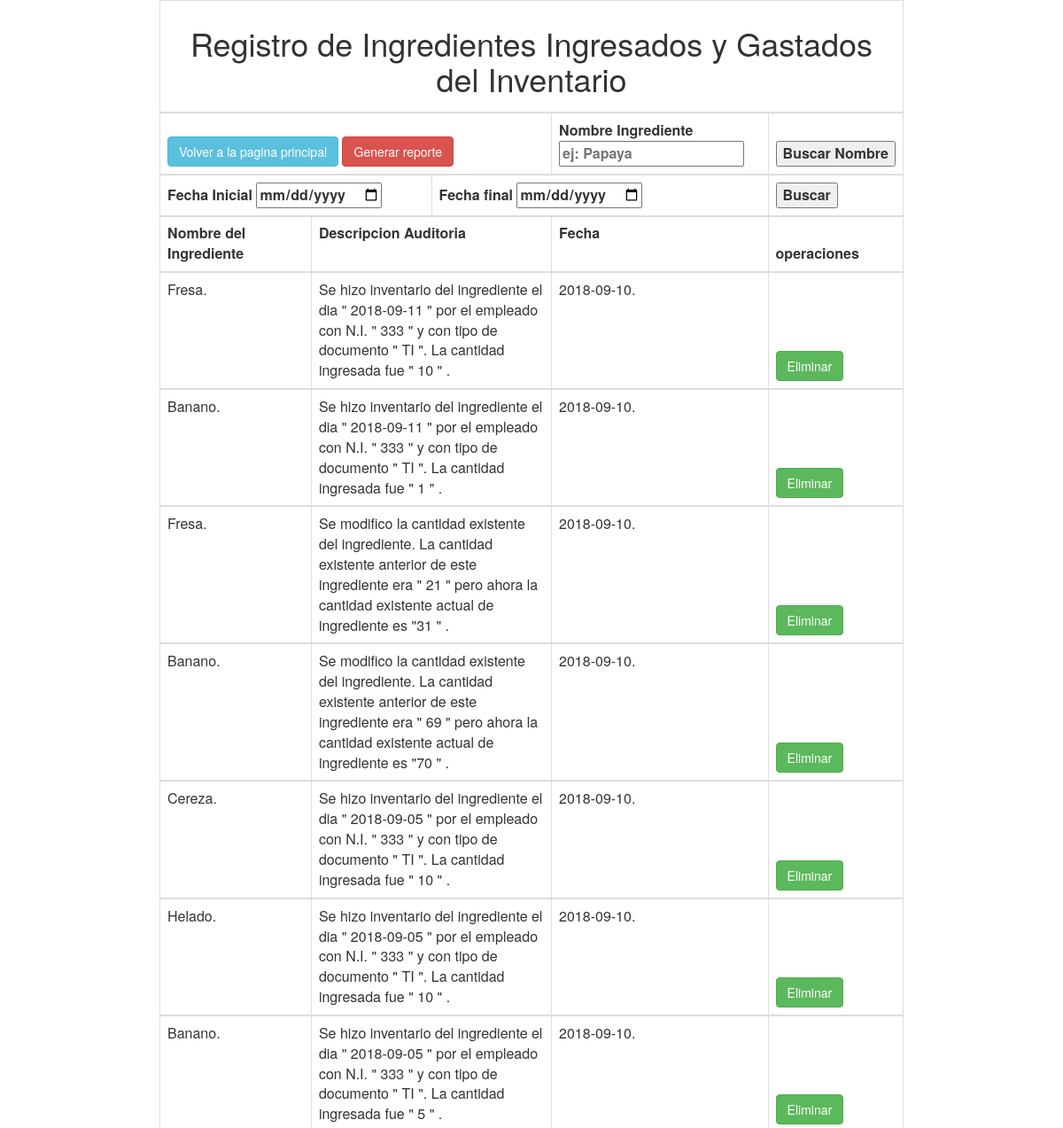
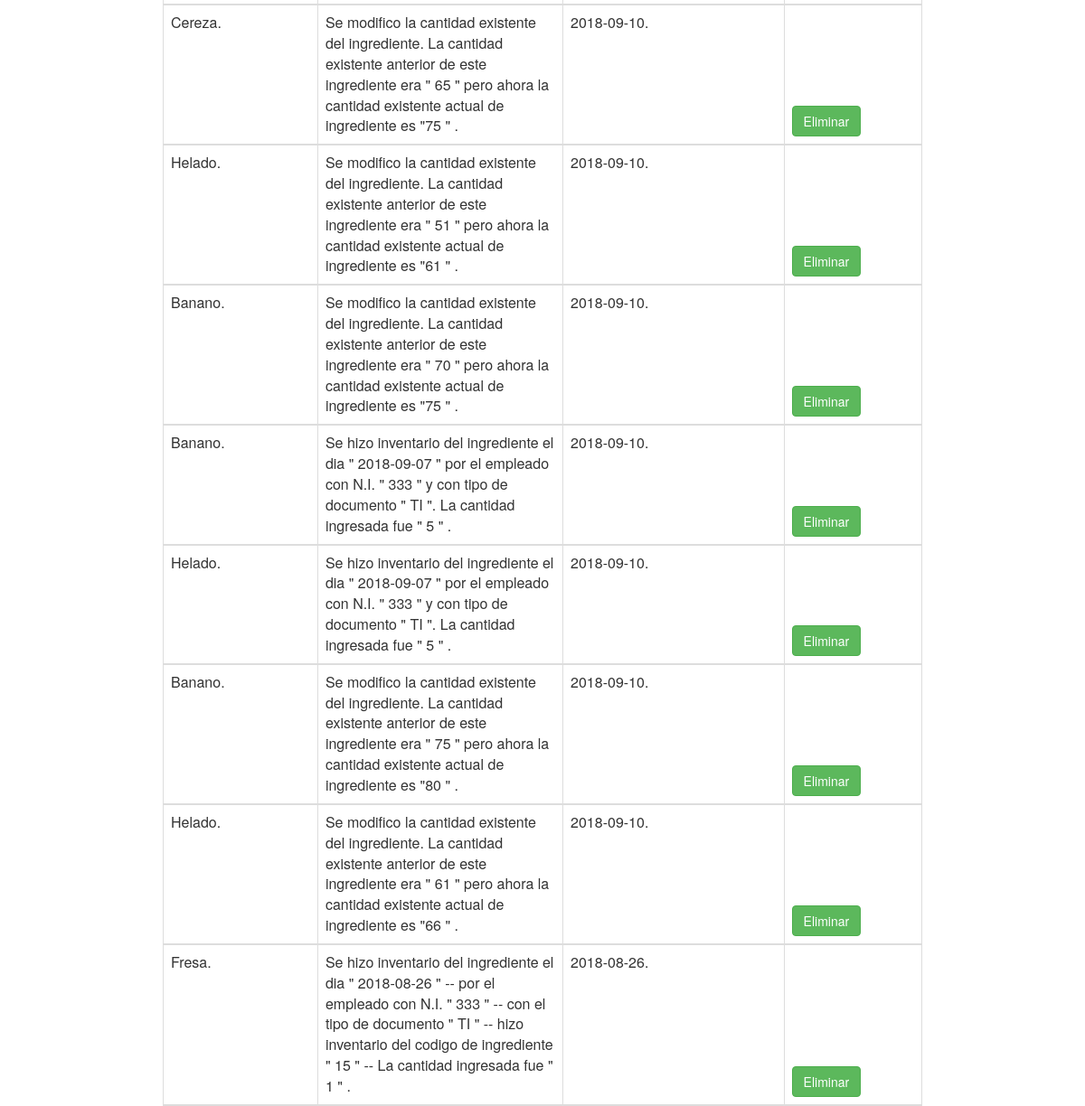
The page /Vista/Administrador/estado_inventario.php (signed in) on the database its author committed (2 pictures, top to bottom).
### tables this page shows
CREATE TABLE IF NOT EXISTS `auditoria` (
  `cod_auditoria` int(11) NOT NULL AUTO_INCREMENT,
  `usuario_aud` varchar(100) DEFAULT NULL,
  `nom_ing` varchar(45) NOT NULL,
  `descripcion_aud` text NOT NULL,
  `fecha_aud` date DEFAULT NULL,
  PRIMARY KEY (`cod_auditoria`)
);

### Vista/Administrador/estado_inventario.php (the view, shortened to what this page needs)
<?php
require("../../Modelo/conexion.php");
?>
<html>
<head>
        <link rel="stylesheet" href="css/bootstrap.min.css"/>
    </head>
<body background="img/ejemplo.jpg">
<center>
<table class="table table-bordered" style="max-width: 70%; margin: auto;">
        <thead>
        <tr>
            <th colspan="14"><h1 align="center">Registro de Ingredientes Ingresados y Gastados del Inventario</h1></th>
        </tr>
<tr>
<th colspan="8"><a href="inicio_administrador.php" style="color: white"><button class="btn btn-info">Volver a la pagina principal</button></a> <a href="../PDF/reporte_inventario.php" style="color:white"><button class="btn btn-danger">Generar reporte</button></a></th>
<form action="../../Controlador/Administrador/buscador_Inv_Ing.php" method="POST">
                   <th colspan="4">Nombre Ingrediente <input type="text" name="nombre" placeholder="ej: Papaya"></th>
                   <th><input type="submit" name="busqueda" value="Buscar Nombre"></th>
              </form>
    <tr>
     <form action="../../Controlador/Administrador/buscador_Inv.php" method="POST">
                <th colspan="6">Fecha Inicial <input type="date" name="fecha" placeholder="ej: 12/08/2018"></th>
                <th colspan="6">Fecha final <input type="date" name="fecha2" placeholder="ej: 15/08/2018"></th>
                <th><input type="submit" name="buscar" value="Buscar"></th>
              </form>
    <tr>
        <td colspan=""><b>Nombre del Ingrediente</b></td>
        <td colspan="6"><b>Descripcion Auditoria</b></td>
        <td colspan="5"><b>Fecha</b></td>
        <th colspan="2">operaciones</th>
   </tr>
<?php
$consulta=("SELECT * FROM auditoria");
$resultado=mysqli_query($con, $consulta);
while($usuario = mysqli_fetch_array($resultado)){ ?>
    <tr>
        <td colspan=""><?php echo $usuario['nom_ing']; echo ".";?></td>
        <td colspan="6"><?php echo $usuario['descripcion_aud']; echo ".";?></td>
        <td colspan="5"><?php echo $usuario['fecha_aud']; echo ".";?></td>
        <th><a href="../../Controlador/Administrador/eliminar_est_inv.php?cod_auditoria=<?php echo $usuario ['cod_auditoria'];?>" style="color:white"><button class="btn btn-success">Eliminar</button></a></th>
    </tr>
<?php } ?>
</table>
</center>
</body>
<html>

### Vista/Administrador/estado_inventario.php (style rules this page uses)
body { background-image: url(../../Vista/Administrador/Img/fondo.jpg); }

### rows shown on the page
auditoria: nom_ing "Fresa", descripcion_aud "Se hizo inventario del ingrediente el dia \" 2018-09-11 \" por el empleado con N.I. \" 333 \" y con tipo de documento \" TI \". La cantidad ingresada fue \" 10 \"", fecha_aud "2018-09-10"
auditoria: nom_ing "Banano", descripcion_aud "Se hizo inventario del ingrediente el dia \" 2018-09-11 \" por el empleado con N.I. \" 333 \" y con tipo de documento \" TI \". La cantidad ingresada fue \" 1 \"", fecha_aud "2018-09-10"
auditoria: nom_ing "Fresa", descripcion_aud "Se modifico la cantidad existente del ingrediente. La cantidad existente anterior de este ingrediente era \" 21 \" pero ahora la cantidad existente actual de ingrediente es \"31 \"", fecha_aud "2018-09-10"
auditoria: nom_ing "Banano", descripcion_aud "Se modifico la cantidad existente del ingrediente. La cantidad existente anterior de este ingrediente era \" 69 \" pero ahora la cantidad existente actual de ingrediente es \"70 \"", fecha_aud "2018-09-10"
auditoria: nom_ing "Cereza", descripcion_aud "Se hizo inventario del ingrediente el dia \" 2018-09-05 \" por el empleado con N.I. \" 333 \" y con tipo de documento \" TI \". La cantidad ingresada fue \" 10 \"", fecha_aud "2018-09-10"
auditoria: nom_ing "Helado", descripcion_aud "Se hizo inventario del ingrediente el dia \" 2018-09-05 \" por el empleado con N.I. \" 333 \" y con tipo de documento \" TI \". La cantidad ingresada fue \" 10 \"", fecha_aud "2018-09-10"
auditoria: nom_ing "Banano", descripcion_aud "Se hizo inventario del ingrediente el dia \" 2018-09-05 \" por el empleado con N.I. \" 333 \" y con tipo de documento \" TI \". La cantidad ingresada fue \" 5 \"", fecha_aud "2018-09-10"
auditoria: nom_ing "Cereza", descripcion_aud "Se modifico la cantidad existente del ingrediente. La cantidad existente anterior de este ingrediente era \" 65 \" pero ahora la cantidad existente actual de ingrediente es \"75 \"", fecha_aud "2018-09-10"
auditoria: nom_ing "Helado", descripcion_aud "Se modifico la cantidad existente del ingrediente. La cantidad existente anterior de este ingrediente era \" 51 \" pero ahora la cantidad existente actual de ingrediente es \"61 \"", fecha_aud "2018-09-10"
auditoria: nom_ing "Banano", descripcion_aud "Se modifico la cantidad existente del ingrediente. La cantidad existente anterior de este ingrediente era \" 70 \" pero ahora la cantidad existente actual de ingrediente es \"75 \"", fecha_aud "2018-09-10"
auditoria: nom_ing "Banano", descripcion_aud "Se hizo inventario del ingrediente el dia \" 2018-09-07 \" por el empleado con N.I. \" 333 \" y con tipo de documento \" TI \". La cantidad ingresada fue \" 5 \"", fecha_aud "2018-09-10"
auditoria: nom_ing "Helado", descripcion_aud "Se hizo inventario del ingrediente el dia \" 2018-09-07 \" por el empleado con N.I. \" 333 \" y con tipo de documento \" TI \". La cantidad ingresada fue \" 5 \"", fecha_aud "2018-09-10"
auditoria: nom_ing "Banano", descripcion_aud "Se modifico la cantidad existente del ingrediente. La cantidad existente anterior de este ingrediente era \" 75 \" pero ahora la cantidad existente actual de ingrediente es \"80 \"", fecha_aud "2018-09-10"
auditoria: nom_ing "Helado", descripcion_aud "Se modifico la cantidad existente del ingrediente. La cantidad existente anterior de este ingrediente era \" 61 \" pero ahora la cantidad existente actual de ingrediente es \"66 \"", fecha_aud "2018-09-10"
auditoria: nom_ing "Fresa", descripcion_aud "Se hizo inventario del ingrediente el dia \" 2018-08-26 \" -- por el empleado con N.I. \" 333 \" -- con el tipo de documento \" TI \" -- hizo inventario del codigo de ingrediente \" 15 \" -- La cantidad ingresada fue \" 1 \"", fecha_aud "2018-08-26"
